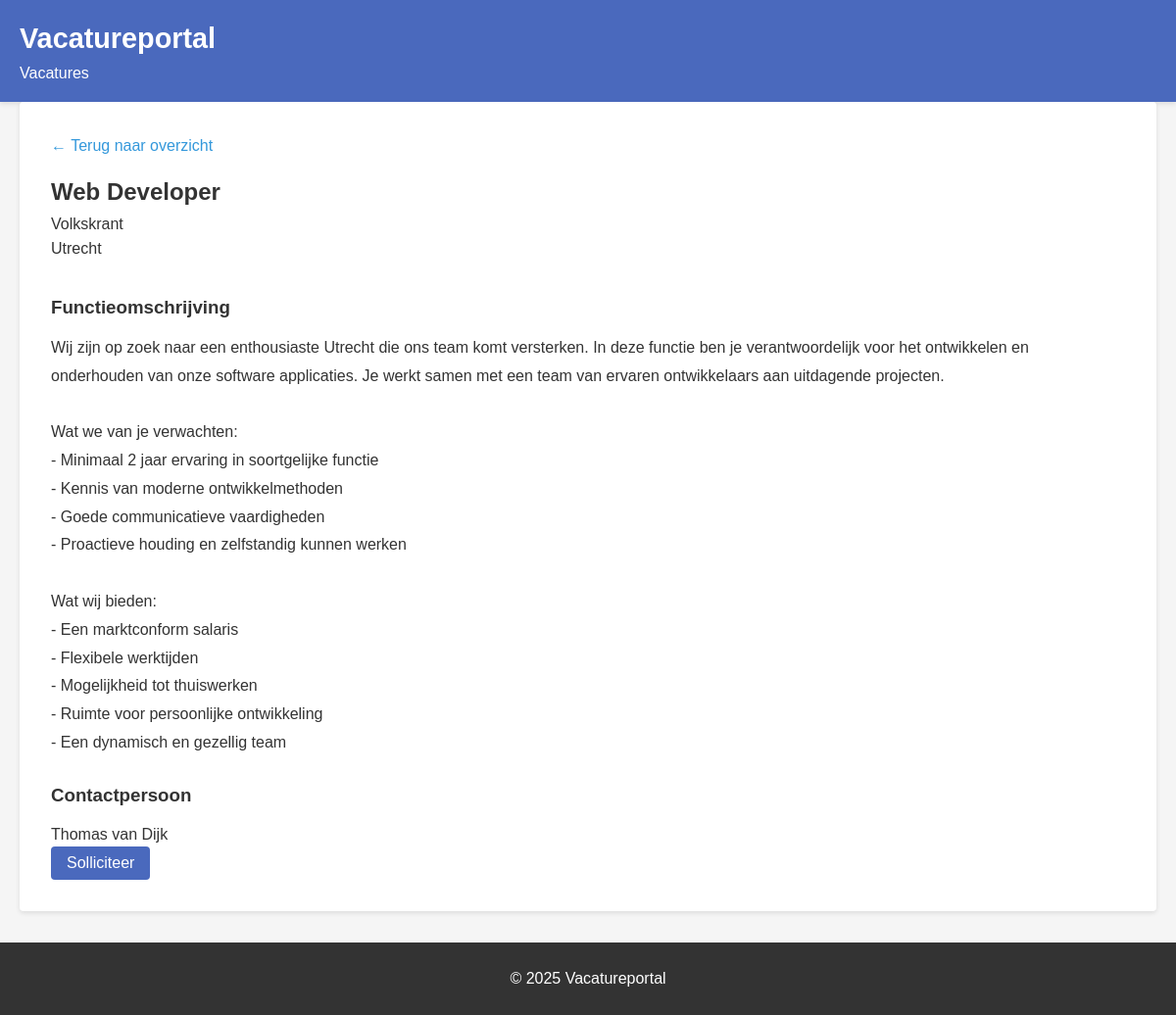
Screenshot of /index.php?page=detail&id=61 with the database file from the repository.
### tables this page shows
CREATE TABLE vacatures (
        id INTEGER PRIMARY KEY AUTOINCREMENT,
        titel TEXT NOT NULL,
        bedrijf TEXT NOT NULL,
        locatie TEXT NOT NULL,
        omschrijving TEXT,
        contactpersoon TEXT
    );

### app/Core/Database.php (called while the page is built)
<?php
class Database {
    private $pdo;
    public function __construct() {
        $this->pdo = new PDO('sqlite:'.__DIR__.'/../../data/database.sqlite');
        $this->pdo->setAttribute(PDO::ATTR_ERRMODE, PDO::ERRMODE_EXCEPTION);
    }
    public function query($sql, $params = []) {
        $stmt = $this->pdo->prepare($sql);
        $stmt->execute($params);
        return $stmt;
    }
}

### app/Models/Vacature.php (called while the page is built, shortened)
<?php
class Vacature {
    private $db;
    public function __construct() {
        require_once __DIR__ . '/../Core/Database.php';
        $this->db = new Database();
    }
    public function getVacatureById($id) {
        $sql = "SELECT * FROM vacatures WHERE id = ?";
        $result = $this->db->query($sql, [$id]);
        return $result->fetch(PDO::FETCH_ASSOC);
    }
}

### app/Views/detail.php (the view, shortened to what this page needs)
<?php
include_once __DIR__ . '/components/header.php';
?>
<?php if (!$vacature): ?>
    <div class="vacature-niet-gevonden">
        <h2>Vacature niet gevonden</h2>
        <p>De opgevraagde vacature bestaat niet of is niet meer beschikbaar.</p>
        <a href="/index.php" class="btn">Terug naar overzicht</a>
    </div>
<?php else: ?>
    <section class="vacature-detail">
        <div class="vacature-header">
            <a href="/index.php" class="terug-link">&larr; Terug naar overzicht</a>
            <h2><?= htmlspecialchars($vacature['titel']) ?></h2>
            <div class="meta">
                <p class="bedrijf"><?= htmlspecialchars($vacature['bedrijf']) ?></p>
                <p class="locatie"><?= htmlspecialchars($vacature['locatie']) ?></p>
            </div>
        </div>
        <div class="vacature-content">
            <h3>Functieomschrijving</h3>
            <div class="beschrijving">
                <?= nl2br(htmlspecialchars($vacature['omschrijving'])) ?>
            </div>
            <?php if (!empty($vacature['contactpersoon'])): ?>
                <div class="contactpersoon">
                    <h3>Contactpersoon</h3>
                    <p><?= htmlspecialchars($vacature['contactpersoon']) ?></p>
                </div>
            <?php endif; ?>
            <button id="solliciteer-btn" class="btn btn-primary">Solliciteer</button>
        </div>
    </section>
<?php endif; ?>
<?php
include_once __DIR__ . '/components/footer.php';
?>

### public/assets/css/style.css (style rules this page uses)
* { margin: 0; padding: 0; box-sizing: border-box; }
body { font-family: Arial, sans-serif; line-height: 1.6; color: #333; background-color: #f5f5f5; }
.btn { display: inline-block; padding: 0.5rem 1rem; background-color: #3498db; color: white; border: none; border-radius: 4px; cursor: pointer; text-decoration: none; font-size: 1rem; transition: background-color 0.2s; }
.btn-primary { background-color: #4a69bd; }
.vacature-detail { background-color: white; padding: 2rem; border-radius: 4px; box-shadow: 0 2px 5px rgba(0, 0, 0, 0.1); margin-bottom: 2rem; }
.vacature-header { margin-bottom: 2rem; }
.terug-link { display: inline-block; margin-bottom: 1rem; color: #3498db; text-decoration: none; }
.vacature-content h3 { margin: 1.5rem 0 0.75rem; }
.vacature-content .beschrijving { margin-bottom: 1.5rem; line-height: 1.8; }

### rows the page displays
vacatures: titel "Web Developer", bedrijf "Volkskrant", locatie "Utrecht", omschrijving "Wij zijn op zoek naar een enthousiaste Utrecht die ons team komt versterken. In deze functie ben je verantwoordelijk voor het ontwikkelen en onderhouden van onze software applicaties. Je werkt samen met een team van ervaren ontwikkelaars aan uitdagende projecten. Wat we van je verwachten: - Minimaal 2 jaar ervaring in soortgelijke functie - Kennis van moderne ontwikkelmethoden - Goede communicatieve vaardigheden - Proactieve houding en zelfstandig kunnen werken Wat wij bieden: - Een marktconform salaris - Flexibele werktijden - Mogelijkheid tot thuiswerken - Ruimte voor persoonlijke ontwikkeling - Een dynamisch en gezellig team", contactpersoon "Thomas van Dijk"
